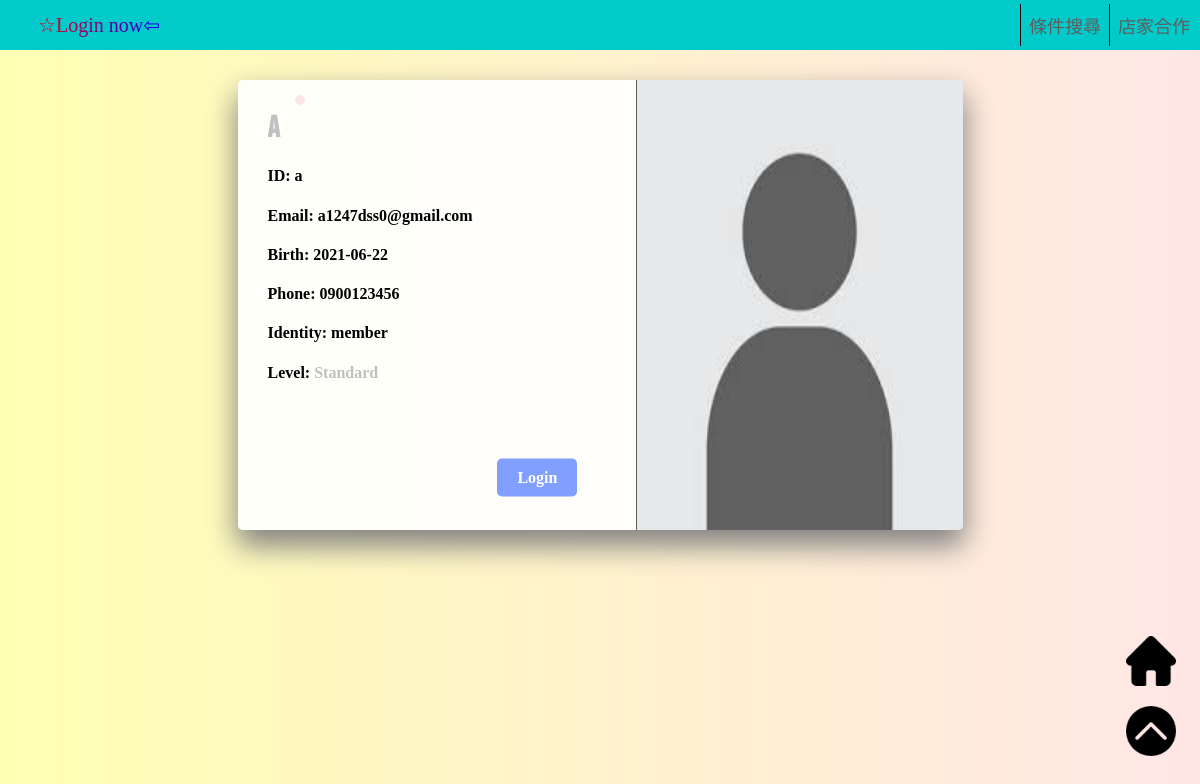
Screenshot of /project/othermember.php?id=a with the database file from the repository.
### tables this page shows
CREATE TABLE `member` (
  `id` varchar(20) NOT NULL,
  `password` varchar(20) NOT NULL,
  `nickname` varchar(50) NOT NULL,
  `email` varchar(50) NOT NULL,
  `tel` char(13) NOT NULL,
  `birth` date NOT NULL,
  `identity` varchar(10) NOT NULL,
  `bucket` tinyint(4) NOT NULL,
  `image` text NOT NULL,
  `intro` varchar(50) NOT NULL,
  `level` int(5) NOT NULL
);

### project/othermember.php (the view, shortened to what this page needs)
<!DOCTYPE html>
<html>
<head>
</head>
<body>
  <?php
  	$id = $_GET["id"];
  	if (isset($_SESSION['id'])) {
  		$oid = $_SESSION["id"];
  	}
  	else{
  		$oid = "";
  	}
  	function isLogin(){
			if($_SESSION["login_session"]==1)
				return true;
			else
				return false;
		}
		if (!isLogin()){
			$oid = "";
		}
		else {
	  	$temp = $_SESSION["identity"];
		  	if ($id == $_SESSION['id']){
	  			header("Location:profile.php");
	  		}
		}
  	include 'identity.php';
  	$sql = "SELECT * FROM member WHERE id='$id'";
    $result = mysqli_query($link, $sql);
    $row = mysqli_fetch_array($result, MYSQLI_NUM);
    $nickname = $row[2];
    $email = $row[3];
    $tel = $row[4];
    $birth = $row[5];
    $identity = $row[6];
    $image = "images/".$row[8]."";
    $level = $row[10];
  ?>
<link rel="stylesheet" href="https://cdnjs.cloudflare.com/ajax/libs/font-awesome/4.7.0/css/font-awesome.min.css">
<div id="container">
	<div class="product-details">
		<?php if ($level == 1): ?>
			<h1><font color="#BF8970"><?php echo $nickname ?></font></h1>
		<?php elseif ($level == 2): ?>
			<h1><font color="silver"><?php echo $nickname ?></font></h1>
		<?php elseif ($level == 3): ?>
			<h1><font color="gold"><?php echo $nickname ?></font></h1>
		<?php endif ?>
		<h4>ID: <?php echo $id ?></h4>
		<h4>Email: <?php echo $email ?></h4>
		<h4>Birth: <?php echo $birth ?></h4>
		<h4>Phone: <?php echo $tel ?></h4>
		<h4>Identity: <?php echo $identity ?></h4>
		<?php if ($level == 1): ?>
			<h4>Level: <font color="#BF8970">Basic</font></h4>
		<?php elseif ($level == 2): ?>
			<h4>Level: <font color="silver">Standard</font></h4>
		<?php elseif ($level == 3): ?>
			<h4>Level: <font color="gold">Premium</font></h4>
		<?php endif ?>
    <?php if ($oid != ""): ?>
	 	<button class="btn2">
			<a href="logout.php" style="color:white;">
	    	<span class="buy"><b>Logout</b></span>
			</a>
	 	</button>
	  <?php else: ?>
	  <button class="btn2">
			<a href="login.php" style="color:white;">
	    	<span class="buy"><b>Login</b></span>
			</a>
	 	</button>
	 <?php endif ?>
</div>
<div class="product-image">
	<img src="<?php echo($image)?>" alt="OOPS">
</div>
</div>
</body>
</html>

### project/othermember.php (style rules this page uses)
body { background: #DFC2F2; background-image: linear-gradient( to right, #ffffb3,#ffe6e6); background-attachment: fixed; background-size: cover; }
#container { box-shadow: 0 15px 30px 1px grey; background: rgba(255, 255, 255, 0.90); text-align: center; border-radius: 5px; overflow: hidden; margin: 5em auto; height: 450px; width: 725px; }
.product-details { position: relative; text-align: left; overflow: hidden; padding: 30px; height: 100%; float: left; width: 40%; }
#container .product-details h1 { font-family: 'Bebas Neue', cursive; display: inline-block; position: relative; font-size: 30px; color: #344055; margin: 0; }
#container .product-details h1:before { position: absolute; content: ''; right: 0%; top: 0%; transform: translate(25px, -15px); font-family: 'Bree Serif', serif; display: inline-block; background: #ffe6e6; border-radius: 5px; font-size: 14px; padding: 5px; color: white; margin: 0; animation: chan-sh 6s ease infinite; }
.btn2 { transform: translateY(-12.5px); transition: 0.3s linear; background: #809fff; border-radius: 5px; position: absolute; left: 74.25%; top: 76.65%; overflow: hidden; cursor: pointer; outline: none; border: none; color: #eee; padding: 0; margin: 0; }
.btn2 span { font-family: 'Farsan', cursive; transition: transform 0.3s; display: inline-block; padding: 10px 20px; font-size: 1.2em; margin:0; }
.product-image { transition: all 0.3s ease-out; display: inline-block; position: relative; overflow: hidden; height: 100%; float: right; width: 45%; display: inline-block; }
#container img { width: 100%;height: 100%; }

### rows the page displays
member: nickname "a", email "a1247dss0@gmail.com", birth "2021-06-22", tel "0900123456", identity "member", image (placeholder picture)

### other values shown
$id "a"
